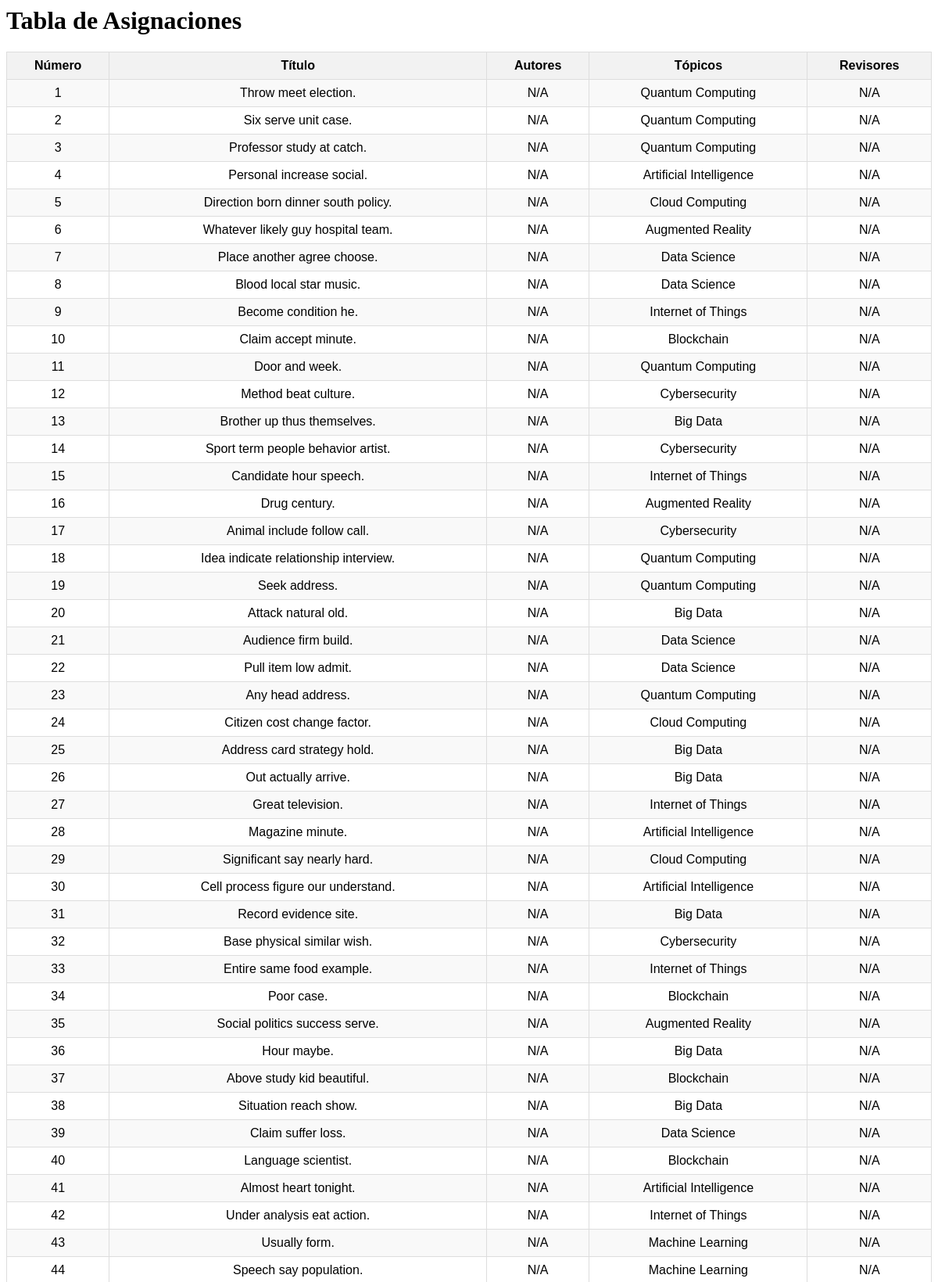
The page /php/tabla_asignaciones.php (upper part) on the database its author committed.
### tables this page shows
CREATE TABLE Articulo (
    id_articulo INT AUTO_INCREMENT PRIMARY KEY,
    titulo VARCHAR(128) NOT NULL,
    resumen VARCHAR(128) NOT NULL,
    fecha_envio DATE NOT NULL,
    rut_autor VARCHAR(10) NOT NULL,
    estado ENUM(
        'En revisión',
        'Aprobado',
        'Rechazado'
    ) NOT NULL,
    FOREIGN KEY (rut_autor) REFERENCES Autor (rut) ON DELETE CASCADE
);

### php/tabla_asignaciones.php (the view, shortened to what this page needs)
<?php
require_once 'conexion.php';
$sql_asignaciones = "SELECT a.id_articulo, a.titulo,
                      GROUP_CONCAT(DISTINCT CONCAT(u.nombre, ' (', u.rut, ')') SEPARATOR ', ') AS autores,
                      GROUP_CONCAT(DISTINCT t.nombre SEPARATOR ', ') AS topicos,
                      GROUP_CONCAT(DISTINCT r.nombre SEPARATOR ', ') AS revisores
                      FROM Articulo a
                      LEFT JOIN Autor_Articulo aa ON a.id_articulo = aa.id_articulo
                      LEFT JOIN Usuario u ON aa.rut_autor = u.rut
                      LEFT JOIN Articulo_Topico at ON a.id_articulo = at.id_articulo
                      LEFT JOIN Topico t ON at.id_topico = t.id_topico
                      LEFT JOIN Articulo_Revisor ar ON a.id_articulo = ar.id_articulo
                      LEFT JOIN Usuario r ON ar.rut_revisor = r.rut
                      GROUP BY a.id_articulo";
$stmt_asignaciones = $pdo->query($sql_asignaciones);
$asignaciones = $stmt_asignaciones->fetchAll();
?>
<!DOCTYPE html>
<html lang="es">
<head>
</head>
<body>
    <h1>Tabla de Asignaciones</h1>
    <table>
        <tr>
            <th>Número</th>
            <th>Título</th>
            <th>Autores</th>
            <th>Tópicos</th>
            <th>Revisores</th>
        </tr>
        <?php foreach ($asignaciones as $asignacion): ?>
            <tr>
                <td><?= htmlspecialchars($asignacion['id_articulo']) ?></td>
                <td><?= htmlspecialchars($asignacion['titulo']) ?></td>
                <td><?= htmlspecialchars($asignacion['autores'] ?? 'N/A') ?></td>
                <td><?= htmlspecialchars($asignacion['topicos'] ?? 'N/A') ?></td>
                <td><?= htmlspecialchars($asignacion['revisores'] ?? 'N/A') ?></td>
            </tr>
        <?php endforeach; ?>
    </table>
    <br>
</body>
</html>

### php/tabla_asignaciones.php (style rules this page uses)
table { width: 100%; border-collapse: collapse; text-align: center; font-family: Arial, sans-serif; }
th, td { border: 1px solid #ddd; padding: 8px; }
th { background-color: #f2f2f2; font-weight: bold; }
tr:nth-child(even) { background-color: #f9f9f9; }

### rows shown on the page
articulo: id_articulo "1", titulo "Throw meet election.", autores "N/A", topicos "Quantum Computing", revisores "N/A"
articulo: id_articulo "2", titulo "Six serve unit case.", autores "N/A", topicos "Quantum Computing", revisores "N/A"
articulo: id_articulo "3", titulo "Professor study at catch.", autores "N/A", topicos "Quantum Computing", revisores "N/A"
articulo: id_articulo "4", titulo "Personal increase social.", autores "N/A", topicos "Artificial Intelligence", revisores "N/A"
articulo: id_articulo "5", titulo "Direction born dinner south policy.", autores "N/A", topicos "Cloud Computing", revisores "N/A"
articulo: id_articulo "6", titulo "Whatever likely guy hospital team.", autores "N/A", topicos "Augmented Reality", revisores "N/A"
articulo: id_articulo "7", titulo "Place another agree choose.", autores "N/A", topicos "Data Science", revisores "N/A"
articulo: id_articulo "8", titulo "Blood local star music.", autores "N/A", topicos "Data Science", revisores "N/A"
articulo: id_articulo "9", titulo "Become condition he.", autores "N/A", topicos "Internet of Things", revisores "N/A"
articulo: id_articulo "10", titulo "Claim accept minute.", autores "N/A", topicos "Blockchain", revisores "N/A"
articulo: id_articulo "11", titulo "Door and week.", autores "N/A", topicos "Quantum Computing", revisores "N/A"
articulo: id_articulo "12", titulo "Method beat culture.", autores "N/A", topicos "Cybersecurity", revisores "N/A"
articulo: id_articulo "13", titulo "Brother up thus themselves.", autores "N/A", topicos "Big Data", revisores "N/A"
articulo: id_articulo "14", titulo "Sport term people behavior artist.", autores "N/A", topicos "Cybersecurity", revisores "N/A"
articulo: id_articulo "15", titulo "Candidate hour speech.", autores "N/A", topicos "Internet of Things", revisores "N/A"
articulo: id_articulo "16", titulo "Drug century.", autores "N/A", topicos "Augmented Reality", revisores "N/A"
articulo: id_articulo "17", titulo "Animal include follow call.", autores "N/A", topicos "Cybersecurity", revisores "N/A"
articulo: id_articulo "18", titulo "Idea indicate relationship interview.", autores "N/A", topicos "Quantum Computing", revisores "N/A"
articulo: id_articulo "19", titulo "Seek address.", autores "N/A", topicos "Quantum Computing", revisores "N/A"
articulo: id_articulo "20", titulo "Attack natural old.", autores "N/A", topicos "Big Data", revisores "N/A"
articulo: id_articulo "21", titulo "Audience firm build.", autores "N/A", topicos "Data Science", revisores "N/A"
articulo: id_articulo "22", titulo "Pull item low admit.", autores "N/A", topicos "Data Science", revisores "N/A"
articulo: id_articulo "23", titulo "Any head address.", autores "N/A", topicos "Quantum Computing", revisores "N/A"
articulo: id_articulo "24", titulo "Citizen cost change factor.", autores "N/A", topicos "Cloud Computing", revisores "N/A"
articulo: id_articulo "25", titulo "Address card strategy hold.", autores "N/A", topicos "Big Data", revisores "N/A"
articulo: id_articulo "26", titulo "Out actually arrive.", autores "N/A", topicos "Big Data", revisores "N/A"
articulo: id_articulo "27", titulo "Great television.", autores "N/A", topicos "Internet of Things", revisores "N/A"
articulo: id_articulo "28", titulo "Magazine minute.", autores "N/A", topicos "Artificial Intelligence", revisores "N/A"
articulo: id_articulo "29", titulo "Significant say nearly hard.", autores "N/A", topicos "Cloud Computing", revisores "N/A"
articulo: id_articulo "30", titulo "Cell process figure our understand.", autores "N/A", topicos "Artificial Intelligence", revisores "N/A"
articulo: id_articulo "31", titulo "Record evidence site.", autores "N/A", topicos "Big Data", revisores "N/A"
articulo: id_articulo "32", titulo "Base physical similar wish.", autores "N/A", topicos "Cybersecurity", revisores "N/A"
articulo: id_articulo "33", titulo "Entire same food example.", autores "N/A", topicos "Internet of Things", revisores "N/A"
articulo: id_articulo "34", titulo "Poor case.", autores "N/A", topicos "Blockchain", revisores "N/A"
articulo: id_articulo "35", titulo "Social politics success serve.", autores "N/A", topicos "Augmented Reality", revisores "N/A"
articulo: id_articulo "36", titulo "Hour maybe.", autores "N/A", topicos "Big Data", revisores "N/A"
articulo: id_articulo "37", titulo "Above study kid beautiful.", autores "N/A", topicos "Blockchain", revisores "N/A"
articulo: id_articulo "38", titulo "Situation reach show.", autores "N/A", topicos "Big Data", revisores "N/A"
articulo: id_articulo "39", titulo "Claim suffer loss.", autores "N/A", topicos "Data Science", revisores "N/A"
articulo: id_articulo "40", titulo "Language scientist.", autores "N/A", topicos "Blockchain", revisores "N/A"
articulo: id_articulo "41", titulo "Almost heart tonight.", autores "N/A", topicos "Artificial Intelligence", revisores "N/A"
articulo: id_articulo "42", titulo "Under analysis eat action.", autores "N/A", topicos "Internet of Things", revisores "N/A"
articulo: id_articulo "43", titulo "Usually form.", autores "N/A", topicos "Machine Learning", revisores "N/A"
articulo: id_articulo "44", titulo "Speech say population.", autores "N/A", topicos "Machine Learning", revisores "N/A"
